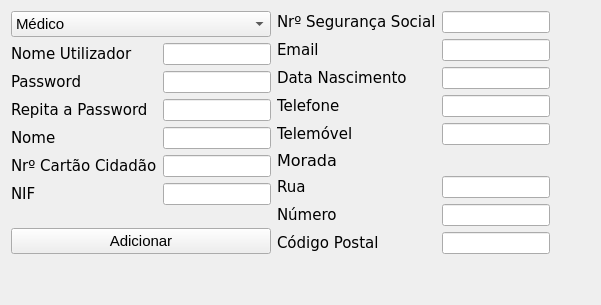
          <widget class="QWidget" name="tab_16">
           <attribute name="title">
            <string>Adicionar Funcionário</string>
           </attribute>
           <layout class="QGridLayout" name="gridLayout_30">
            <item row="0" column="2">
             <spacer name="horizontalSpacer_6">
              <property name="orientation">
               <enum>Qt::Horizontal</enum>
              </property>
              <property name="sizeHint" stdset="0">
               <size>
                <width>40</width>
                <height>20</height>
               </size>
              </property>
             </spacer>
            </item>
            <item row="0" column="0">
             <layout class="QGridLayout" name="gridLayout_29">
              <item row="1" column="0">
               <layout class="QFormLayout" name="formLayout_15">
                <item row="0" column="0">
                 <widget class="QLabel" name="label_82">
                  <property name="maximumSize">
                   <size>
                    <width>16777215</width>
                    <height>34</height>
                   </size>
                  </property>
                  <property name="font">
                   <font>
                    <family>DejaVu Sans</family>
                    <pointsize>11</pointsize>
                   </font>
                  </property>
                  <property name="text">
                   <string>Nome Utilizador</string>
                  </property>
                 </widget>
                </item>
                <item row="0" column="1">
                 <widget class="QLineEdit" name="addEmployeeNameUtilizador"/>
                </item>
                <item row="1" column="0">
                 <widget class="QLabel" name="label_92">
                  <property name="maximumSize">
                   <size>
                    <width>16777215</width>
                    <height>34</height>
                   </size>
                  </property>
                  <property name="font">
                   <font>
                    <family>DejaVu Sans</family>
                    <pointsize>11</pointsize>
                   </font>
                  </property>
                  <property name="text">
                   <string>Password</string>
                  </property>
                 </widget>
                </item>
                <item row="1" column="1">
                 <widget class="QLineEdit" name="addEmployeePass">
                  <property name="maximumSize">
                   <size>
                    <width>16777215</width>
                    <height>34</height>
                   </size>
                  </property>
                  <property name="text">
                   <string/>
                  </property>
                  <property name="echoMode">
                   <enum>QLineEdit::Password</enum>
                  </property>
                 </widget>
                </item>
                <item row="2" column="0">
                 <widget class="QLabel" name="label_74">
                  <property name="maximumSize">
                   <size>
                    <width>16777215</width>
                    <height>34</height>
                   </size>
                  </property>
                  <property name="font">
                   <font>
                    <family>DejaVu Sans</family>
                    <pointsize>11</pointsize>
                   </font>
                  </property>
                  <property name="text">
                   <string>Repita a Password</string>
                  </property>
                 </widget>
                </item>
                <item row="2" column="1">
                 <widget class="QLineEdit" name="addEmployeeRepPass">
                  <property name="maximumSize">
                   <size>
                    <width>16777215</width>
                    <height>34</height>
                   </size>
                  </property>
                  <property name="text">
                   <string/>
                  </property>
                  <property name="echoMode">
                   <enum>QLineEdit::Password</enum>
                  </property>
                 </widget>
                </item>
                <item row="3" column="0">
                 <widget class="QLabel" name="label_83">
                  <property name="maximumSize">
                   <size>
                    <width>16777215</width>
                    <height>34</height>
                   </size>
                  </property>
                  <property name="font">
                   <font>
                    <family>DejaVu Sans</family>
                    <pointsize>11</pointsize>
                   </font>
                  </property>
                  <property name="text">
                   <string>Nome</string>
                  </property>
                 </widget>
                </item>
                <item row="3" column="1">
                 <widget class="QLineEdit" name="addEmployeeName">
                  <property name="maximumSize">
                   <size>
                    <width>16777215</width>
                    <height>34</height>
                   </size>
                  </property>
                  <property name="text">
                   <string/>
                  </property>
                 </widget>
                </item>
                <item row="4" column="0">
                 <widget class="QLabel" name="label_96">
                  <property name="maximumSize">
                   <size>
                    <width>16777215</width>
                    <height>34</height>
                   </size>
                  </property>
                  <property name="font">
                   <font>
                    <family>DejaVu Sans</family>
                    <pointsize>11</pointsize>
                   </font>
                  </property>
                  <property name="text">
                   <string>Nrº Cartão Cidadão</string>
                  </property>
                 </widget>
                </item>
                <item row="4" column="1">
                 <widget class="QLineEdit" name="addEmployeeIDNr">
                  <property name="maximumSize">
                   <size>
                    <width>16777215</width>
                    <height>34</height>
                   </size>
                  </property>
                 </widget>
                </item>
                <item row="5" column="0">
                 <widget class="QLabel" name="label_38">
                  <property name="maximumSize">
                   <size>
                    <width>16777215</width>
                    <height>34</height>
                   </size>
                  </property>
                  <property name="font">
                   <font>
                    <family>DejaVu Sans</family>
                    <pointsize>11</pointsize>
                   </font>
                  </property>
                  <property name="text">
                   <string>NIF</string>
                  </property>
                 </widget>
                </item>
                <item row="5" column="1">
                 <widget class="QLineEdit" name="addEmployeeNIF">
                  <property name="maximumSize">
                   <size>
                    <width>16777215</width>
                    <height>34</height>
                   </size>
                  </property>
                 </widget>
                </item>
               </layout>
              </item>
              <item row="0" column="0">
               <widget class="QComboBox" name="addEmployeeTipo">
                <property name="font">
                 <font>
                  <pointsize>11</pointsize>
                 </font>
                </property>
                <item>
                 <property name="text">
                  <string>Médico</string>
                 </property>
                </item>
                <item>
                 <property name="text">
                  <string>Funcionário</string>
                 </property>
                </item>
                <item>
                 <property name="text">
                  <string>Enfermeiro</string>
                 </property>
                </item>
               </widget>
              </item>
              <item row="2" column="0">
               <widget class="QPushButton" name="addEmployee">
                <property name="font">
                 <font>
                  <pointsize>11</pointsize>
                 </font>
                </property>
                <property name="text">
                 <string>Adicionar</string>
                </property>
               </widget>
              </item>
             </layout>
            </item>
            <item row="0" column="1">
             <layout class="QFormLayout" name="formLayout_16">
              <item row="0" column="0">
               <widget class="QLabel" name="label_75">
                <property name="maximumSize">
                 <size>
                  <width>16777215</width>
                  <height>34</height>
                 </size>
                </property>
                <property name="font">
                 <font>
                  <family>DejaVu Sans</family>
                  <pointsize>11</pointsize>
                 </font>
                </property>
                <property name="text">
                 <string>Nrº Segurança Social</string>
                </property>
               </widget>
              </item>
              <item row="1" column="0">
               <widget class="QLabel" name="label_76">
                <property name="maximumSize">
                 <size>
                  <width>16777215</width>
                  <height>34</height>
                 </size>
                </property>
                <property name="font">
                 <font>
                  <family>DejaVu Sans</family>
                  <pointsize>11</pointsize>
                 </font>
                </property>
                <property name="text">
                 <string>Email</string>
                </property>
               </widget>
              </item>
              <item row="2" column="0">
               <widget class="QLabel" name="label_78">
                <property name="maximumSize">
                 <size>
                  <width>16777215</width>
                  <height>34</height>
                 </size>
                </property>
                <property name="font">
                 <font>
                  <family>DejaVu Sans</family>
                  <pointsize>11</pointsize>
                 </font>
                </property>
                <property name="text">
                 <string>Data Nascimento</string>
                </property>
               </widget>
              </item>
              <item row="3" column="0">
               <widget class="QLabel" name="label_97">
                <property name="maximumSize">
                 <size>
                  <width>16777215</width>
                  <height>34</height>
                 </size>
                </property>
                <property name="font">
                 <font>
                  <family>DejaVu Sans</family>
                  <pointsize>11</pointsize>
                 </font>
                </property>
                <property name="text">
                 <string>Telefone</string>
                </property>
               </widget>
              </item>
              <item row="4" column="0">
               <widget class="QLabel" name="label_95">
                <property name="maximumSize">
                 <size>
                  <width>16777215</width>
                  <height>34</height>
                 </size>
                </property>
                <property name="font">
                 <font>
                  <family>DejaVu Sans</family>
                  <pointsize>11</pointsize>
                 </font>
                </property>
                <property name="text">
                 <string>Telemóvel</string>
                </property>
               </widget>
              </item>
              <item row="0" column="1">
               <widget class="QLineEdit" name="addEmployeeSocialNr">
                <property name="maximumSize">
                 <size>
                  <width>16777215</width>
                  <height>34</height>
                 </size>
                </property>
               </widget>
              </item>
              <item row="1" column="1">
               <widget class="QLineEdit" name="addEmployeeEmail">
                <property name="maximumSize">
                 <size>
                  <width>16777215</width>
                  <height>34</height>
                 </size>
                </property>
               </widget>
              </item>
              <item row="2" column="1">
               <widget class="QLineEdit" name="addEmployeeDate">
                <property name="maximumSize">
                 <size>
                  <width>16777215</width>
                  <height>34</height>
                 </size>
                </property>
               </widget>
              </item>
              <item row="3" column="1">
               <widget class="QLineEdit" name="addEmployeePhoneNr">
                <property name="maximumSize">
                 <size>
                  <width>16777215</width>
                  <height>34</height>
                 </size>
                </property>
               </widget>
              </item>
              <item row="4" column="1">
               <widget class="QLineEdit" name="addEmployeeMobileNr">
                <property name="maximumSize">
                 <size>
                  <width>16777215</width>
                  <height>34</height>
                 </size>
                </property>
               </widget>
              </item>
              <item row="5" column="0">
               <widget class="QLabel" name="label_125">
                <property name="maximumSize">
                 <size>
                  <width>16777215</width>
                  <height>34</height>
                 </size>
                </property>
                <property name="font">
                 <font>
                  <family>DejaVu Sans</family>
                  <pointsize>12</pointsize>
                 </font>
                </property>
                <property name="text">
                 <string>Morada</string>
                </property>
               </widget>
              </item>
              <item row="6" column="0">
               <widget class="QLabel" name="label_81">
                <property name="maximumSize">
                 <size>
                  <width>16777215</width>
                  <height>34</height>
                 </size>
                </property>
                <property name="font">
                 <font>
                  <family>DejaVu Sans</family>
                  <pointsize>11</pointsize>
                 </font>
                </property>
                <property name="text">
                 <string>Rua</string>
                </property>
               </widget>
              </item>
              <item row="7" column="0">
               <widget class="QLabel" name="label_80">
                <property name="maximumSize">
                 <size>
                  <width>16777215</width>
                  <height>34</height>
                 </size>
                </property>
                <property name="font">
                 <font>
                  <family>DejaVu Sans</family>
                  <pointsize>11</pointsize>
                 </font>
                </property>
                <property name="text">
                 <string>Número</string>
                </property>
               </widget>
              </item>
              <item row="8" column="0">
               <widget class="QLabel" name="label_79">
                <property name="maximumSize">
                 <size>
                  <width>16777215</width>
                  <height>34</height>
                 </size>
                </property>
                <property name="font">
                 <font>
                  <family>DejaVu Sans</family>
                  <pointsize>11</pointsize>
                 </font>
                </property>
                <property name="text">
                 <string>Código Postal</string>
                </property>
               </widget>
              </item>
              <item row="6" column="1">
               <widget class="QLineEdit" name="addEmployeeStreet">
                <property name="maximumSize">
                 <size>
                  <width>16777215</width>
                  <height>34</height>
                 </size>
                </property>
                <property name="text">
                 <string/>
                </property>
               </widget>
              </item>
              <item row="7" column="1">
               <widget class="QLineEdit" name="addEmployeeHomeNr">
                <property name="maximumSize">
                 <size>
                  <width>16777215</width>
                  <height>34</height>
                 </size>
                </property>
               </widget>
              </item>
              <item row="8" column="1">
               <widget class="QLineEdit" name="addEmployeePostalCode">
                <property name="maximumSize">
                 <size>
                  <width>16777215</width>
                  <height>34</height>
                 </size>
                </property>
               </widget>
              </item>
             </layout>
            </item>
            <item row="1" column="1">
             <spacer name="verticalSpacer_16">
              <property name="orientation">
               <enum>Qt::Vertical</enum>
              </property>
              <property name="sizeHint" stdset="0">
               <size>
                <width>20</width>
                <height>40</height>
               </size>
              </property>
             </spacer>
            </item>
           </layout>
          </widget>
